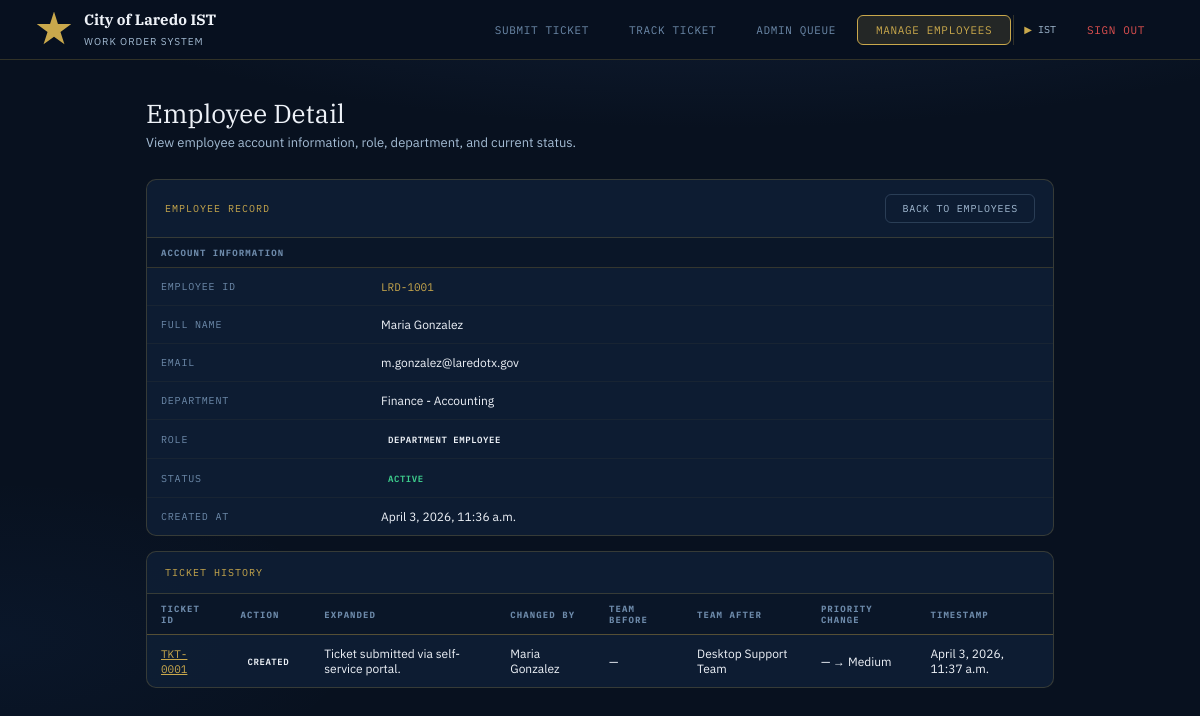
/manage_employees/98/ (signed in), run on an earlier commit of the app's database.
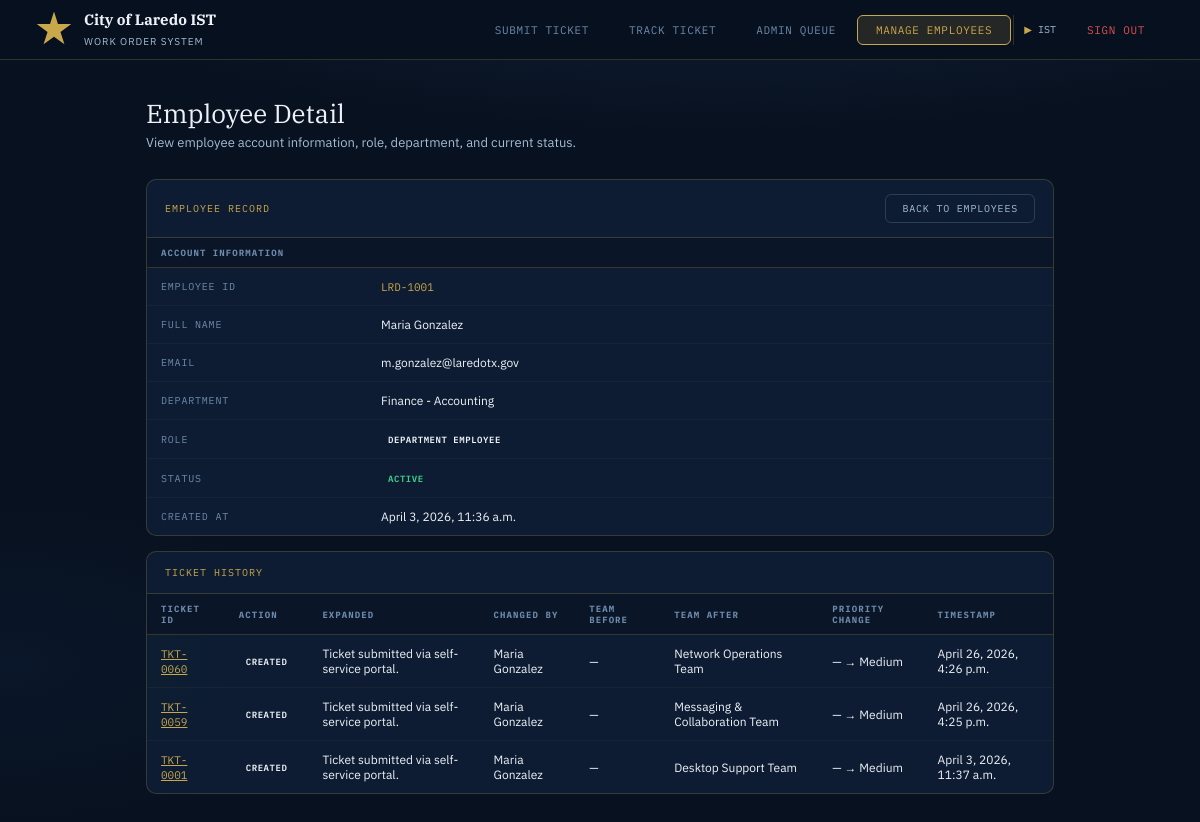
And on a later commit of the database.
### tickets/models.py (models this page shows, shortened)
class TicketHistory(models.Model):
    ticket      = models.ForeignKey(
        Ticket, on_delete=models.CASCADE, related_name="history"
    )
    action      = models.CharField(
        max_length=20, choices=HistoryAction.choices
    )
    note        = models.TextField("Note", blank=True)
    changed_by  = models.CharField("Changed By", max_length=120, blank=True)
    priority_before = models.IntegerField(null=True, blank=True)
    priority_after  = models.IntegerField(null=True, blank=True)
    team_before = models.CharField(max_length=100, blank=True)
    team_after  = models.CharField(max_length=100, blank=True)
    timestamp   = models.DateTimeField(auto_now_add=True)
    class Meta:
        ordering = ["timestamp"]
        verbose_name = "Ticket History Entry"
        verbose_name_plural = "Ticket History"
    @property
    def priority_before_label(self):
        return PRIORITY_LABELS.get(self.priority_before, "") if self.priority_before else ""
    @property
    def priority_after_label(self):
        return PRIORITY_LABELS.get(self.priority_after, "") if self.priority_after else ""

class Ticket(models.Model):
    ticket_id   = models.CharField(max_length=20, unique=True, editable=False)
    submitter   = models.ForeignKey(
        Employee, null=True, blank=True,
        on_delete=models.SET_NULL,
        related_name="tickets",
        verbose_name="Submitted By",
    )
    name        = models.CharField("Full Name",    max_length=120)
    employee_id = models.CharField("Employee ID",  max_length=30)
    department  = models.CharField("Department",   max_length=80,
                                   choices=DEPARTMENT_CHOICES)
    email       = models.EmailField("Contact Email")
    category    = models.CharField("Category",    max_length=30,
                                   choices=CATEGORY_CHOICES)
    subtype     = models.CharField("Sub-Type",    max_length=30,
                                   choices=SUBTYPE_CHOICES, blank=True)
    issue_type  = models.CharField("Issue Type",  max_length=40,
                                   choices=ISSUE_TYPE_CHOICES, blank=True)
    title       = models.CharField("Brief Summary",      max_length=120)
    description = models.TextField("Detailed Description", blank=True)
    asset_tag   = models.CharField("Asset Tag",  max_length=40, blank=True)
    location    = models.CharField("Location",   max_length=80, blank=True)
    phone_ext   = models.CharField("Phone Ext",  max_length=10, blank=True)
    user_priority = models.IntegerField(
        "User-Selected Priority",
        choices=PRIORITY_CHOICES, default=4,
    )
    routing_tier               = models.CharField("Dept Tier",         max_length=30,  blank=True)
    routing_tier_label         = models.CharField("Tier Label",        max_length=60,  blank=True)
    routing_team               = models.CharField("Assigned Team",     max_length=100, blank=True)
    routing_sla                = models.CharField("SLA Target",        max_length=20,  blank=True)
    routing_effective_priority = models.IntegerField("Effective Priority", default=4)
    routing_was_modified       = models.BooleanField("Priority Auto-Adjusted", default=False)
    routing_reasons            = models.TextField("Routing Reasons (JSON)", blank=True)
    routing_escalation_path    = models.TextField("Escalation Path (JSON)",  blank=True)
    status       = models.CharField(max_length=20, choices=TicketStatus.choices,
                                    default=TicketStatus.OPEN)
    submitted_at = models.DateTimeField(auto_now_add=True)
    updated_at   = models.DateTimeField(auto_now=True)
    class Meta:
        ordering = ["-submitted_at"]
        verbose_name = "Ticket"
        verbose_name_plural = "Tickets"

### tickets/views.py (the view)
# urls.py: path("manage_employees/<int:employee_id>/", views.employee_detail, name="employee_detail"),
@ist_required
def employee_detail(request, employee_id):
    employee = get_object_or_404(Employee, id=employee_id)
    history_records = TicketHistory.objects.filter(changed_by=employee.full_name).order_by("-timestamp")
    context = {
        "employee": employee,
        "history_records": history_records,
    }
    return render(request, "tickets/employee_detail.html", context)

### tickets/models.py (called while the page is built)
    @property
    def full_name(self) -> str:
        return f"{self.first_name} {self.last_name}"

### tickets/views.py (called while the page is built)
def ist_required(view_fn):
    @wraps(view_fn)
    def wrapper(request, *args, **kwargs):
        if not request.session.get("employee_pk"):
            return redirect("employee_login")
        role = request.session.get("employee_role", "dept")
        if role not in ("ist", "admin"):
            return redirect("submit_ticket")
        return view_fn(request, *args, **kwargs)
    return wrapper

### tickets/templates/tickets/employee_detail.html (shortened to what the changed rows need)
{% extends "tickets/base.html" %}
{% block content %}
<div class="ph">
  <h1>Employee Detail</h1>
</div>
<div class="table-card"style="margin-bottom:15px">
  <table>
    <thead>
      <tr>
        <th colspan="2">Account Information</th>
      </tr>
    </thead>
  </table>
</div>
<div class="table-card">
    <table>
      <thead>
        <tr>
          <th>Ticket ID</th>
          <th>Action</th>
          <th>Expanded</th>
          <th>Changed By</th>
          <th>Team Before</th>
          <th>Team After</th>
          <th>Priority Change</th>
          <th>Timestamp</th>
        </tr>
      </thead>
      <tbody>
        {% for record in history_records %}
        <tr>
          <td>
            <a href="{% url 'ticket_detail' record.ticket.ticket_id %}" class="tid">
              {{ record.ticket.ticket_id }}
          </td>
          <td>
            <span class="badge">{{ record.action }}</span>
          </td>
          <td style="max-width:260px;">
            {% if record.note %}
              {{ record.note }}
            {% else %}
              —
            {% endif %}
          </td>
          <td>{{ record.changed_by|default:"—" }}</td>
          <td>{{ record.team_before|default:"—" }}</td>
          <td>{{ record.team_after|default:"—" }}</td>
          <td>
            {% if record.priority_before or record.priority_after %}
              {{ record.priority_before_label|default:"—" }} → {{ record.priority_after_label|default:"—" }}
            {% else %}
              —
            {% endif %}
          </td>
          <td>{{ record.timestamp }}</td>
        </tr>
        {% empty %}
        <tr>
          <td colspan="8" style="text-align:center;padding:24px;color:var(--steel)">
            No ticket history found for this employee.
          </td>
        </tr>
        {% endfor %}
      </tbody>
    </table>
  </div>
</div>
{% endblock %}

What changed in the data, as far as the page shows it:
added TicketHistory: ticket.ticket_id "TKT-0060", action "CREATED", note "Ticket submitted via self-service portal.", changed_by "Maria Gonzalez", team_before "—", team_after "Network Operations Team", priority_before_label "—", priority_after_label "Medium", timestamp "April 26, 2026, 4:26 p.m."
added TicketHistory: ticket.ticket_id "TKT-0059", action "CREATED", note "Ticket submitted via self-service portal.", changed_by "Maria Gonzalez", team_before "—", team_after "Messaging & Collaboration Team", priority_before_label "—", priority_after_label "Medium", timestamp "April 26, 2026, 4:25 p.m."
